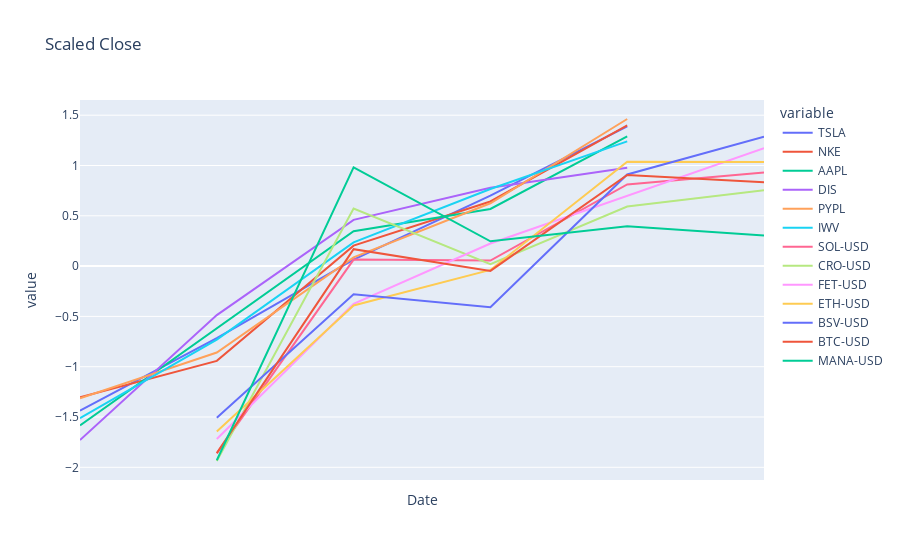

Here is the notebook cell this chart was saved with:
### Code cell
import plotly.express as px
#df = px.data.stocks()
fig = px.line(close_scaled, x="Date", y=close_scaled.columns,
              hover_data={"Date": "|%B %d, %Y"},
              title='Scaled Close')
fig.update_xaxes(
    dtick="M1",
    tickformat="%b\n%Y")
fig.show()

### Figure 1 — Plotly figure (JSON) as saved in the notebook; plotly's stock layout.template omitted (floating-point values rounded to 4 significant figures)
{"data": [{"hovertemplate": "variable=TSLA<br>Date=%{x|%B %d, %Y}<br>value=%{y}<extra></extra>", "legendgroup": "TSLA", "line": {"color": "#636efa", "dash": "solid"}, "marker": {"symbol": "circle"}, "mode": "lines", "name": "TSLA", "orientation": "v", "showlegend": true, "type": "scatter", "x": ["2022-03-14T00:00:00", "2022-03-15T00:00:00", "2022-03-16T00:00:00", "2022-03-17T00:00:00", "2022-03-18T00:00:00", "2022-03-19T00:00:00"], "xaxis": "x", "y": [-1.437, -0.7155, 0.06369, 0.7012, 1.388, null], "yaxis": "y"}, {"hovertemplate": "variable=NKE<br>Date=%{x|%B %d, %Y}<br>value=%{y}<extra></extra>", "legendgroup": "NKE", "line": {"color": "#EF553B", "dash": "solid"}, "marker": {"symbol": "circle"}, "mode": "lines", "name": "NKE", "orientation": "v", "showlegend": true, "type": "scatter", "x": ["2022-03-14T00:00:00", "2022-03-15T00:00:00", "2022-03-16T00:00:00", "2022-03-17T00:00:00", "2022-03-18T00:00:00", "2022-03-19T00:00:00"], "xaxis": "x", "y": [-1.304, -0.9418, 0.2033, 0.6424, 1.4, null], "yaxis": "y"}, {"hovertemplate": "variable=AAPL<br>Date=%{x|%B %d, %Y}<br>value=%{y}<extra></extra>", "legendgroup": "AAPL", "line": {"color": "#00cc96", "dash": "solid"}, "marker": {"symbol": "circle"}, "mode": "lines", "name": "AAPL", "orientation": "v", "showlegend": true, "type": "scatter", "x": ["2022-03-14T00:00:00", "2022-03-15T00:00:00", "2022-03-16T00:00:00", "2022-03-17T00:00:00", "2022-03-18T00:00:00", "2022-03-19T00:00:00"], "xaxis": "x", "y": [-1.583, -0.6216, 0.3463, 0.5678, 1.29, null], "yaxis": "y"}, {"hovertemplate": "variable=DIS<br>Date=%{x|%B %d, %Y}<br>value=%{y}<extra></extra>", "legendgroup": "DIS", "line": {"color": "#ab63fa", "dash": "solid"}, "marker": {"symbol": "circle"}, "mode": "lines", "name": "DIS", "orientation": "v", "showlegend": true, "type": "scatter", "x": ["2022-03-14T00:00:00", "2022-03-15T00:00:00", "2022-03-16T00:00:00", "2022-03-17T00:00:00", "2022-03-18T00:00:00", "2022-03-19T00:00:00"], "xaxis": "x", "y": [-1.729, -0.4871, 0.4592, 0.7787, 0.978, null], "yaxis": "y"}, {"hovertemplate": "variable=PYPL<br>Date=%{x|%B %d, %Y}<br>value=%{y}<extra></extra>", "legendgroup": "PYPL", "line": {"color": "#FFA15A", "dash": "solid"}, "marker": {"symbol": "circle"}, "mode": "lines", "name": "PYPL", "orientation": "v", "showlegend": true, "type": "scatter", "x": ["2022-03-14T00:00:00", "2022-03-15T00:00:00", "2022-03-16T00:00:00", "2022-03-17T00:00:00", "2022-03-18T00:00:00", "2022-03-19T00:00:00"], "xaxis": "x", "y": [-1.314, -0.859, 0.08671, 0.6242, 1.462, null], "yaxis": "y"}, {"hovertemplate": "variable=IWV<br>Date=%{x|%B %d, %Y}<br>value=%{y}<extra></extra>", "legendgroup": "IWV", "line": {"color": "#19d3f3", "dash": "solid"}, "marker": {"symbol": "circle"}, "mode": "lines", "name": "IWV", "orientation": "v", "showlegend": true, "type": "scatter", "x": ["2022-03-14T00:00:00", "2022-03-15T00:00:00", "2022-03-16T00:00:00", "2022-03-17T00:00:00", "2022-03-18T00:00:00", "2022-03-19T00:00:00"], "xaxis": "x", "y": [-1.512, -0.7304, 0.2361, 0.7668, 1.24, null], "yaxis": "y"}, {"hovertemplate": "variable=SOL-USD<br>Date=%{x|%B %d, %Y}<br>value=%{y}<extra></extra>", "legendgroup": "SOL-USD", "line": {"color": "#FF6692", "dash": "solid"}, "marker": {"symbol": "circle"}, "mode": "lines", "name": "SOL-USD", "orientation": "v", "showlegend": true, "type": "scatter", "x": ["2022-03-14T00:00:00", "2022-03-15T00:00:00", "2022-03-16T00:00:00", "2022-03-17T00:00:00", "2022-03-18T00:00:00", "2022-03-19T00:00:00"], "xaxis": "x", "y": [null, -1.862, 0.06496, 0.05453, 0.812, 0.9306], "yaxis": "y"}, {"hovertemplate": "variable=CRO-USD<br>Date=%{x|%B %d, %Y}<br>value=%{y}<extra></extra>", "legendgroup": "CRO-USD", "line": {"color": "#B6E880", "dash": "solid"}, "marker": {"symbol": "circle"}, "mode": "lines", "name": "CRO-USD", "orientation": "v", "showlegend": true, "type": "scatter", "x": ["2022-03-14T00:00:00", "2022-03-15T00:00:00", "2022-03-16T00:00:00", "2022-03-17T00:00:00", "2022-03-18T00:00:00", "2022-03-19T00:00:00"], "xaxis": "x", "y": [null, -1.937, 0.5731, 0.01855, 0.5926, 0.753], "yaxis": "y"}, {"hovertemplate": "variable=FET-USD<br>Date=%{x|%B %d, %Y}<br>value=%{y}<extra></extra>", "legendgroup": "FET-USD", "line": {"color": "#FF97FF", "dash": "solid"}, "marker": {"symbol": "circle"}, "mode": "lines", "name": "FET-USD", "orientation": "v", "showlegend": true, "type": "scatter", "x": ["2022-03-14T00:00:00", "2022-03-15T00:00:00", "2022-03-16T00:00:00", "2022-03-17T00:00:00", "2022-03-18T00:00:00", "2022-03-19T00:00:00"], "xaxis": "x", "y": [null, -1.718, -0.3742, 0.2247, 0.6951, 1.172], "yaxis": "y"}, {"hovertemplate": "variable=ETH-USD<br>Date=%{x|%B %d, %Y}<br>value=%{y}<extra></extra>", "legendgroup": "ETH-USD", "line": {"color": "#FECB52", "dash": "solid"}, "marker": {"symbol": "circle"}, "mode": "lines", "name": "ETH-USD", "orientation": "v", "showlegend": true, "type": "scatter", "x": ["2022-03-14T00:00:00", "2022-03-15T00:00:00", "2022-03-16T00:00:00", "2022-03-17T00:00:00", "2022-03-18T00:00:00", "2022-03-19T00:00:00"], "xaxis": "x", "y": [null, -1.643, -0.3908, -0.03802, 1.038, 1.034], "yaxis": "y"}, {"hovertemplate": "variable=BSV-USD<br>Date=%{x|%B %d, %Y}<br>value=%{y}<extra></extra>", "legendgroup": "BSV-USD", "line": {"color": "#636efa", "dash": "solid"}, "marker": {"symbol": "circle"}, "mode": "lines", "name": "BSV-USD", "orientation": "v", "showlegend": true, "type": "scatter", "x": ["2022-03-14T00:00:00", "2022-03-15T00:00:00", "2022-03-16T00:00:00", "2022-03-17T00:00:00", "2022-03-18T00:00:00", "2022-03-19T00:00:00"], "xaxis": "x", "y": [null, -1.507, -0.2798, -0.4092, 0.9108, 1.286], "yaxis": "y"}, {"hovertemplate": "variable=BTC-USD<br>Date=%{x|%B %d, %Y}<br>value=%{y}<extra></extra>", "legendgroup": "BTC-USD", "line": {"color": "#EF553B", "dash": "solid"}, "marker": {"symbol": "circle"}, "mode": "lines", "name": "BTC-USD", "orientation": "v", "showlegend": true, "type": "scatter", "x": ["2022-03-14T00:00:00", "2022-03-15T00:00:00", "2022-03-16T00:00:00", "2022-03-17T00:00:00", "2022-03-18T00:00:00", "2022-03-19T00:00:00"], "xaxis": "x", "y": [null, -1.859, 0.1681, -0.04809, 0.9061, 0.8327], "yaxis": "y"}, {"hovertemplate": "variable=MANA-USD<br>Date=%{x|%B %d, %Y}<br>value=%{y}<extra></extra>", "legendgroup": "MANA-USD", "line": {"color": "#00cc96", "dash": "solid"}, "marker": {"symbol": "circle"}, "mode": "lines", "name": "MANA-USD", "orientation": "v", "showlegend": true, "type": "scatter", "x": ["2022-03-14T00:00:00", "2022-03-15T00:00:00", "2022-03-16T00:00:00", "2022-03-17T00:00:00", "2022-03-18T00:00:00", "2022-03-19T00:00:00"], "xaxis": "x", "y": [null, -1.93, 0.9812, 0.2469, 0.3971, 0.3049], "yaxis": "y"}], "layout": {"legend": {"title": {"text": "variable"}, "tracegroupgap": 0}, "title": {"text": "Scaled Close"}, "xaxis": {"anchor": "y", "domain": [0, 1], "dtick": "M1", "tickformat": "%b\n%Y", "title": {"text": "Date"}}, "yaxis": {"anchor": "x", "domain": [0, 1], "title": {"text": "value"}}}}
